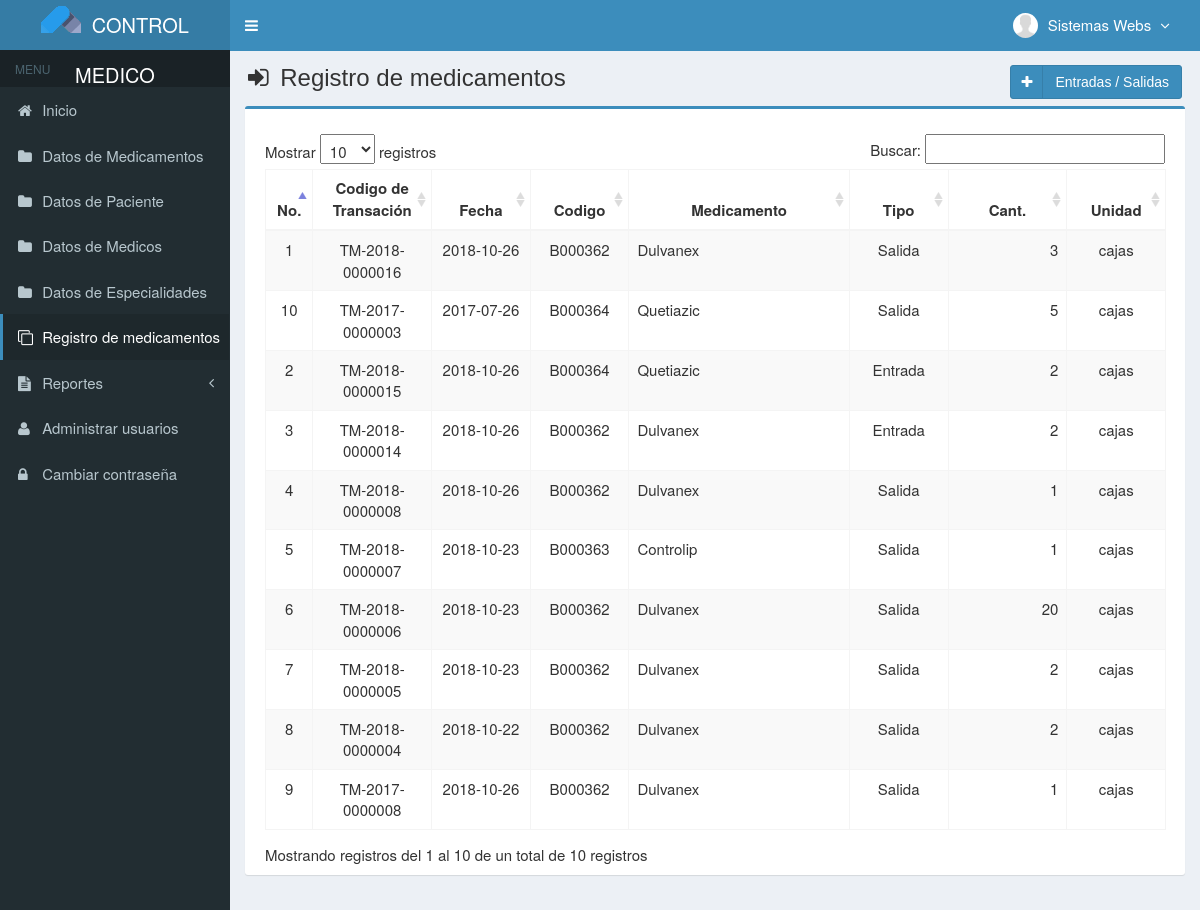
The page /main.php?module=medicines_transaction (signed in) on the database its author committed.
### tables this page shows
CREATE TABLE IF NOT EXISTS `usuarios` (
  `id_user` int(3) NOT NULL AUTO_INCREMENT,
  `username` varchar(50) NOT NULL,
  `name_user` varchar(50) NOT NULL,
  `password` varchar(50) NOT NULL,
  `email` varchar(50) DEFAULT NULL,
  `telefono` varchar(13) DEFAULT NULL,
  `foto` varchar(100) DEFAULT NULL,
  `permisos_acceso` enum('Super Admin','Gerente','Almacen') NOT NULL,
  `status` enum('activo','bloqueado') NOT NULL DEFAULT 'activo',
  `created_at` timestamp NOT NULL DEFAULT CURRENT_TIMESTAMP,
  `updated_at` timestamp NOT NULL DEFAULT CURRENT_TIMESTAMP ON UPDATE CURRENT_TIMESTAMP,
  PRIMARY KEY (`id_user`),
  KEY `level` (`permisos_acceso`)
);

CREATE TABLE IF NOT EXISTS `transaccion_medicamentos` (
  `codigo_transaccion` varchar(15) NOT NULL,
  `fecha` date NOT NULL,
  `codigo` varchar(7) NOT NULL,
  `numero` int(11) NOT NULL,
  `created_user` int(3) NOT NULL,
  `created_date` timestamp NOT NULL DEFAULT CURRENT_TIMESTAMP ON UPDATE CURRENT_TIMESTAMP,
  `tipo_transaccion` varchar(50) NOT NULL,
  `id_paciente` int(11) DEFAULT NULL,
  `comentario` varchar(200) DEFAULT NULL,
  PRIMARY KEY (`codigo_transaccion`),
  KEY `id_barang` (`codigo`),
  KEY `created_user` (`created_user`),
  KEY `FK_transaccion_medicamentos_pacientes` (`id_paciente`),
  CONSTRAINT `FK_transaccion_medicamentos_pacientes` FOREIGN KEY (`id_paciente`) REFERENCES `pacientes` (`id`)
);

CREATE TABLE IF NOT EXISTS `medicamentos` (
  `codigo` varchar(7) NOT NULL,
  `nombre` varchar(50) NOT NULL,
  `precio_compra` int(11) NOT NULL,
  `precio_venta` int(11) NOT NULL,
  `unidad` varchar(20) NOT NULL,
  `stock` int(11) NOT NULL,
  `created_user` int(3) NOT NULL,
  `created_date` timestamp NOT NULL DEFAULT CURRENT_TIMESTAMP,
  `updated_user` int(3) NOT NULL,
  `updated_date` timestamp NOT NULL DEFAULT CURRENT_TIMESTAMP ON UPDATE CURRENT_TIMESTAMP,
  PRIMARY KEY (`codigo`),
  KEY `created_user` (`created_user`),
  KEY `updated_user` (`updated_user`)
);

### modules/medicines_transaction/view.php (the view, shortened to what this page needs)
<section class="content-header">
  <h1>
    <i class="fa fa-sign-in icon-title"></i> Registro de medicamentos
    <a class="btn btn-primary btn-social pull-right" href="?module=form_medicines_transaction&form=add" title="Agregar" data-toggle="tooltip">
      <i class="fa fa-plus"></i> Entradas / Salidas
    </a>
  </h1>
</section>
<section class="content">
  <div class="row">
    <div class="col-md-12">
      <div class="box box-primary">
        <div class="box-body">
          <table id="dataTables1" class="table table-bordered table-striped table-hover">
            <thead>
              <tr>
                <th class="center">No.</th>
                <th class="center">Codigo de Transación</th>
                <th class="center">Fecha</th>
                <th class="center">Codigo</th>
                <th class="center">Medicamento</th>
				<th class="center">Tipo</th>
                <th class="center">Cant.</th>
                <th class="center">Unidad</th>
              </tr>
            </thead>
            <tbody>
            <?php
            $no = 1;
            $query = mysqli_query($mysqli, "SELECT a.tipo_transaccion, a.codigo_transaccion,a.fecha,a.codigo,a.numero,b.codigo,b.nombre,b.unidad
                                            FROM transaccion_medicamentos as a INNER JOIN medicamentos as b ON a.codigo=b.codigo ORDER BY codigo_transaccion DESC")
                                            or die('error '.mysqli_error($mysqli));
            while ($data = mysqli_fetch_assoc($query)) {
              $fecha         = $data['fecha'];
              echo "<tr>
                      <td width='30' class='center'>$no</td>
                      <td width='100' class='center'>$data[codigo_transaccion]</td>
                      <td width='80' class='center'>$fecha</td>
                      <td width='80' class='center'>$data[codigo]</td>
                      <td width='200'>$data[nombre]</td>
					  <td width='80' class='center'>$data[tipo_transaccion]</td>
                      <td width='100' align='right'>$data[numero]</td>
                      <td width='80' class='center'>$data[unidad]</td>
                    </tr>";
              $no++;
            }
            ?>
            </tbody>
          </table>
        </div>
      </div>
    </div>
  </div>
</section><!-- /.content

### top-menu.php (shortened to what this page needs)
<?php
require_once "config/database.php";
$query = mysqli_query($mysqli, "SELECT id_user, name_user, foto, permisos_acceso FROM usuarios WHERE id_user='$_SESSION[id_user]'")
                                or die('error: '.mysqli_error($mysqli));
$data = mysqli_fetch_assoc($query);
?>
<li class="dropdown user user-menu">
  <a href="#" class="dropdown-toggle" data-toggle="dropdown">
  <?php
  if ($data['foto']=="") { ?>
    <img src="images/user/user-default.png" class="user-image" alt="User Image"/>
  <?php
  }
  else { ?>
    <img src="images/user/<?php echo $data['foto']; ?>" class="user-image" alt="User Image"/>
  <?php
  }
  ?>
    <span class="hidden-xs"><?php echo $data['name_user']; ?> <i style="margin-left:5px" class="fa fa-angle-down"></i></span>
  </a>
</li>

### assets/css/style.css (style rules this page uses)
.btn-social *:first-child { border-right: 1px solid rgba(0, 0, 0, 0.1); bottom: 0; font-size: 1em !important; left: 0; line-height: 32px !important; position: absolute; text-align: center; top: 0; width: 32px !important; }
.content-header { padding: 15px 18px 0; position: relative; }
.center { text-align:center; }
.icon-title { margin-right: 5px; }
body { background-color: #fff; color: #333; font-size: 15px; line-height: 1.42857; }

### rows shown on the page
usuarios: foto (placeholder picture), name_user "Sistemas Webs"
transaccion_medicamentos: codigo_transaccion "TM-2018-0000016", fecha "2018-10-26", medicamentos.codigo "B000362", medicamentos.nombre "Dulvanex", tipo_transaccion "Salida", numero "3", medicamentos.unidad "cajas"
transaccion_medicamentos: codigo_transaccion "TM-2018-0000015", fecha "2018-10-26", medicamentos.codigo "B000364", medicamentos.nombre "Quetiazic", tipo_transaccion "Entrada", numero "2", medicamentos.unidad "cajas"
transaccion_medicamentos: codigo_transaccion "TM-2018-0000014", fecha "2018-10-26", medicamentos.codigo "B000362", medicamentos.nombre "Dulvanex", tipo_transaccion "Entrada", numero "2", medicamentos.unidad "cajas"
transaccion_medicamentos: codigo_transaccion "TM-2018-0000008", fecha "2018-10-26", medicamentos.codigo "B000362", medicamentos.nombre "Dulvanex", tipo_transaccion "Salida", numero "1", medicamentos.unidad "cajas"
transaccion_medicamentos: codigo_transaccion "TM-2018-0000007", fecha "2018-10-23", medicamentos.codigo "B000363", medicamentos.nombre "Controlip", tipo_transaccion "Salida", numero "1", medicamentos.unidad "cajas"
transaccion_medicamentos: codigo_transaccion "TM-2018-0000006", fecha "2018-10-23", medicamentos.codigo "B000362", medicamentos.nombre "Dulvanex", tipo_transaccion "Salida", numero "20", medicamentos.unidad "cajas"
transaccion_medicamentos: codigo_transaccion "TM-2018-0000005", fecha "2018-10-23", medicamentos.codigo "B000362", medicamentos.nombre "Dulvanex", tipo_transaccion "Salida", numero "2", medicamentos.unidad "cajas"
transaccion_medicamentos: codigo_transaccion "TM-2018-0000004", fecha "2018-10-22", medicamentos.codigo "B000362", medicamentos.nombre "Dulvanex", tipo_transaccion "Salida", numero "2", medicamentos.unidad "cajas"
transaccion_medicamentos: codigo_transaccion "TM-2017-0000008", fecha "2018-10-26", medicamentos.codigo "B000362", medicamentos.nombre "Dulvanex", tipo_transaccion "Salida", numero "1", medicamentos.unidad "cajas"
transaccion_medicamentos: codigo_transaccion "TM-2017-0000003", fecha "2017-07-26", medicamentos.codigo "B000364", medicamentos.nombre "Quetiazic", tipo_transaccion "Salida", numero "5", medicamentos.unidad "cajas"
